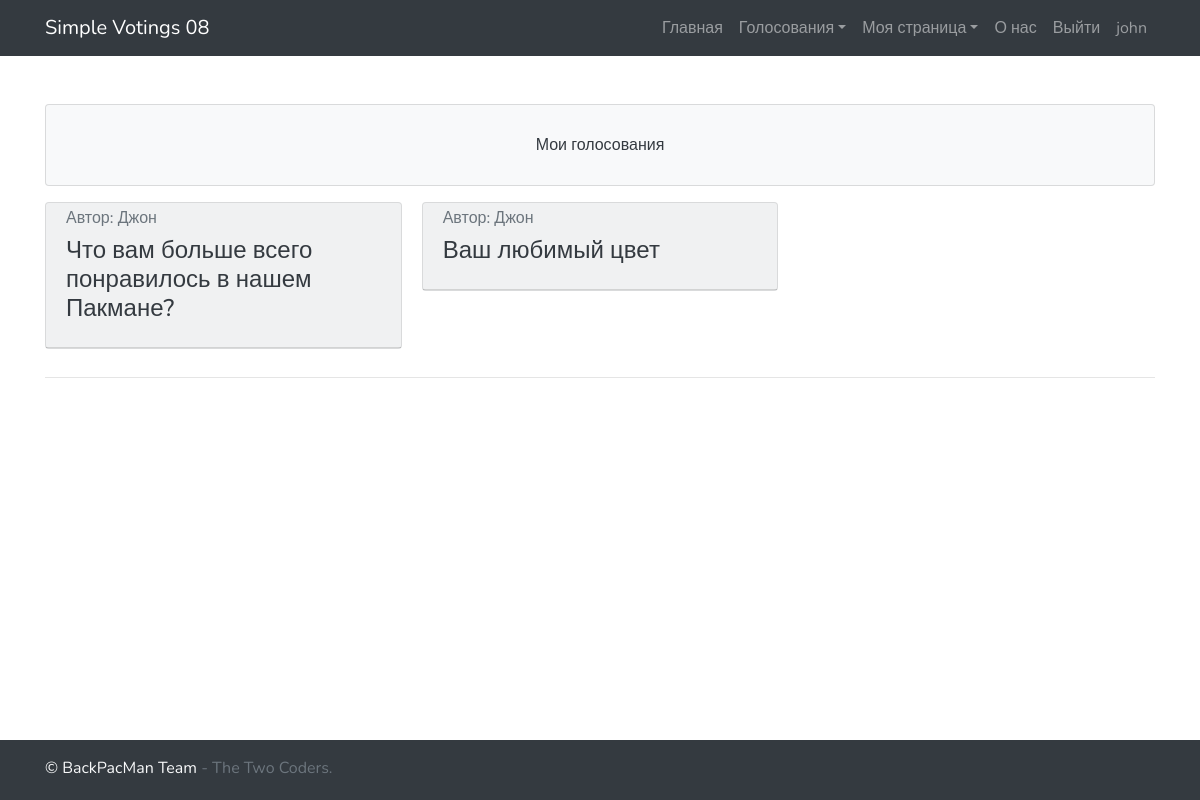
Before: /my_votings/ (signed in) with the older database file.
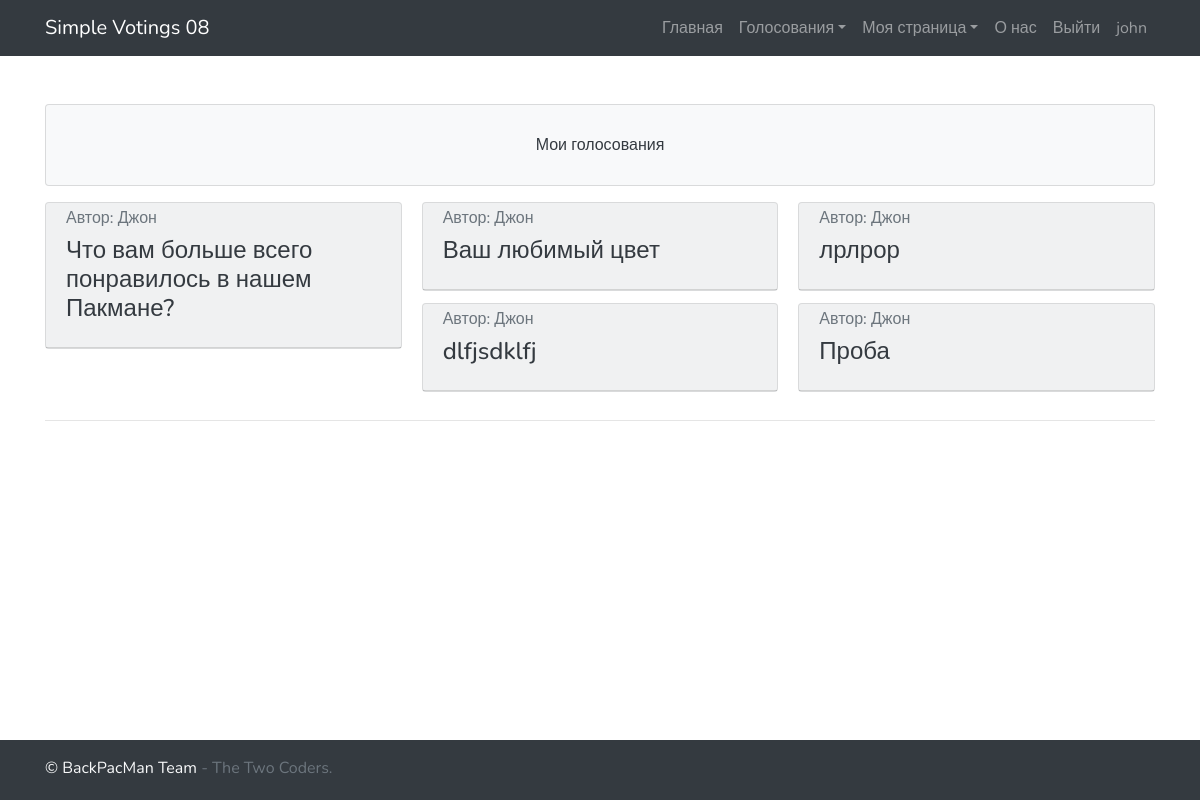
After: the same page with the newer database file.
### main_app/models.py (models this page shows, shortened)
class Voting(models.Model):
    question = models.CharField(max_length=50)
    type = models.CharField(max_length=20, default='radio')  # radio, checkbox, text_input
    author = models.ForeignKey(get_user_model(), on_delete=models.CASCADE)
    def options(self):
        return Options.objects.filter(voting_id=self.id)
    def users(self):
        return {e.user_id for e in Vote.objects.filter(voting_id=self.id)}
    def voting_view(self):
        return "/voting/" + str(self.id)

### main_app/views.py (the view)
# urls.py: path('my_votings/', my_votings),
@login_required()
def my_votings(request):
    context = {
        'pagetitle': 'Мои голосования',
        'votings': models.Voting.objects.filter(author_id=request.user.id),
        'menu': get_menu_context(request),
        'user': request.user,
        'loginform': AuthenticationForm(),
        'main_message': 'Мои голосования',
        'expand': True
    }
    if False and request:
        context['vote_errors'] = request.errors.vote
    return render(request, 'my_votings.html', context)

### main_app/models.py (called while the page is built)
    def votes(self):
        return {e.id for e in Vote.objects.filter(option_id=self.id)}

    def users(self):
        return {e.id for e in Vote.objects.filter(voting_id=self.voting_id)}

    def get_votes_percentage(self):
        return int(len(self.votes()) / len(self.users()) * 100)

    def get_votes_count_t(self):
        a = len(self.votes())
        return f"(Выбор {a} пользовател{get_suffix(a, 'ей', 'я', 'ей')})" \
            if a else "(Никто ещё не выбирал этот вариант)"

### main_app/views.py (called while the page is built)
def get_suffix(x: int, zero: str, one: str, two: str, ):
    x %= 100
    if 9 < x < 20:
        return zero
    x %= 10
    if x is 1:
        return one
    elif x in [2, 3, 4]:
        return two
    else:
        return zero

### main_app/templates/my_votings.html
{% extends "basic.html" %}
{% block main %}
<div class="card-columns">
    {% for voting in votings %}
    {% include 'forms/voting_basic.html' with action="/vote/"%}
    {% endfor %}
</div>
<hr>
{% endblock %}

### main_app/templates/menu.html (shortened to what this page needs)
{% if menu %}
<nav class="navbar navbar-expand-lg navbar-dark bg-dark">
    <div class="container">
        <a class="navbar-brand" href="/">Simple Votings 08</a>
        <div class="collapse navbar-collapse" id="navbarResponsive">
            <ul class="navbar-nav ml-auto">
                {% for item in menu %}
                {% if item.dropdown %}
                <div class="dropdown">
                    <li class="nav-item">
                        <a class="nav-link dropdown-toggle"
                           id="dropdownMenuButton" data-toggle="dropdown"
                           aria-haspopup="true" aria-expanded="false" href="{{ item.url }}">{{ item.name }}</a>
                    </li>
                </div>
                {% else %}
                <li class="nav-item">
                    <a class="nav-link" href="{{item.url}}">{{ item.name }}</a>
                </li>
                {% endif %}
                {% endfor %}
                {% for item in menu.0 %}
                <li class="nav-item">
                    <a class="nav-link" href="{{item.url}}">{{ item.name }}
                    </a>
                </li>
                {% endfor %}
            </ul>
        </div>
    </div>
</nav>
{% endif %}

### main_app/templates/forms/basic.html (shortened to what this page needs)
<form method="{% block method %}{{ method|default:'POST' }}{% endblock %}"
      action="{% block action %}{{ action|default:'/' }}{% endblock %}" id="voting_form">
    <div class="card bg-light">
        <div class="card-header" {% if expand %}
             data-toggle="collapse" href="#voting_{{voting.id}}" role="button" aria-expanded="false"
             aria-controls="voting_{{voting.id}}" {% endif %}>
            <h6 class="card-subtitle mb-2 text-muted">Автор:
                {% if voting.author.first_name %} {{ voting.author.first_name }}
                {% else %} {{ voting.author }} {% endif %} </h6>
            <h4 class="card-title"><a href="{{voting.voting_view}}" class="text-dark"> {{ voting.question }}</a></h4>
        </div>
    </div>
</form>

Changed rows visible on the page:
added Voting: author.first_name "Джон", question "dlfjsdklfj"
added Voting: author.first_name "Джон", question "лрлрор"
added Voting: author.first_name "Джон", question "Проба"
